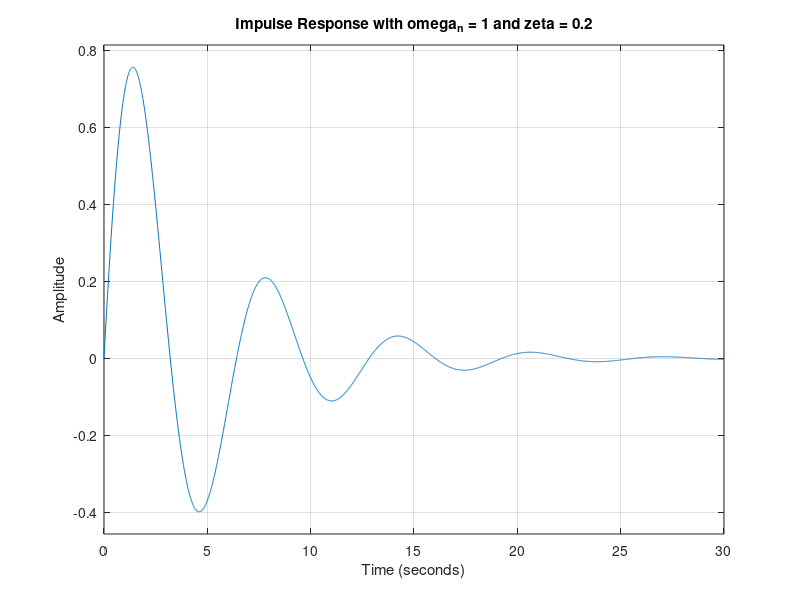

Write MATLAB code to recreate this figure. (Note: this script raises an error after producing the figure.)
% Time vector from 0 to 30 seconds
t = 0:0.01:30; 

% Define the system parameters for each case
params = [2, 0; 2, 0.1; 1, 0; 1, 0.2];

% Create a figure to hold the subplots
figure;

% Loop through each set of parameters to create and plot the impulse response
for i = 1:4
    % Unpack omega_n and zeta for the current iteration
    omega_n = params(i, 1);
    zeta = params(i, 2);
    
    % Define the numerator and denominator of the transfer function
    numerator = omega_n^2; % For an impulse response, the numerator is omega_n^2
    denominator = [1, 2*zeta*omega_n, omega_n^2];
    
    % Create a transfer function model
    sys = tf(numerator, denominator);
    
    % Create a subplot for the current impulse response
    subplot(2, 2, i);
    impulse(sys, t);
    grid on;
    
    % Title for the subplot indicating the parameters
    title(['Impulse Response with omega_n = ', num2str(omega_n), ' and zeta = ', num2str(zeta)]);
    xlabel('Time (seconds)');
    ylabel('Amplitude');
end

% Adjust layout to prevent subplot titles and labels from overlapping
sgtitle('Impulse Responses for Different Values of zeta and omega_n'); % Super title for all subplots
